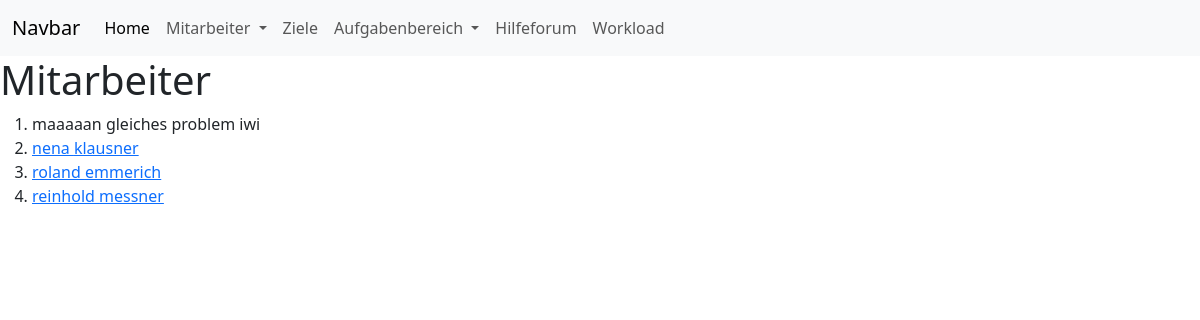
/alle_mitarbeiter/, run on an earlier commit of the app's database.
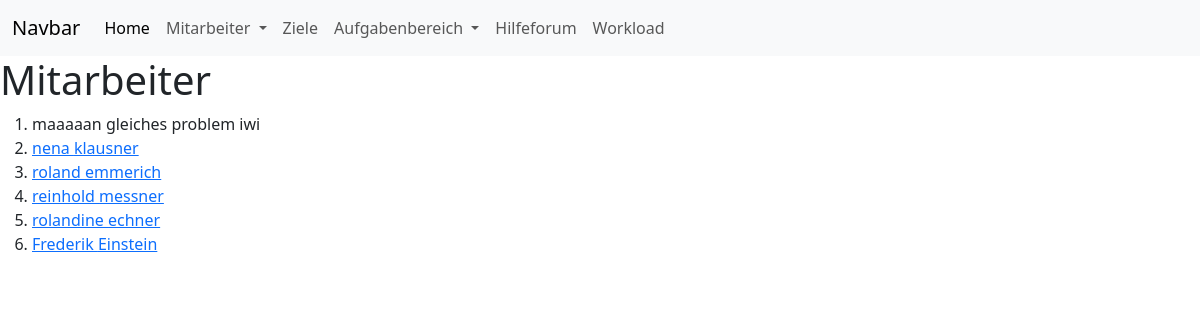
And on a later commit of the database.
### mitarbeiter/models.py (models this page shows, shortened)
class Mitarbeiter(models.Model):
    vorname = models.CharField(max_length=30)
    nachname = models.CharField(max_length=30)
    profilbild = models.ImageField(upload_to='images/')  # 'images/' is the upload directory --> in settings.py muss dafür MEDIA_ROOT und MEDIA_URL angelegt werden --> außerdem muss dafür pillow zur venv heruntergeladen werden = eine library, die image processing capabilities bietet

### mitarbeiter/views.py (the view)
# urls.py: path('', include('mitarbeiter.urls')),
def mitarbeiter(request):
    alle_mitarbeiter = Mitarbeiter.objects.all().values()           #Objekt mit allen Werten des Member-models wird erstellt
    context = {
        'alle_mitarbeiter' : alle_mitarbeiter,
    }
    return render(request,'alle_mitarbeiter.html', context)

### mitarbeiter/templates/alle_mitarbeiter.html (shortened to what this page needs)
<!DOCTYPE html>
<html lang="en">
<head>
    {% load bootstrap5 %}
    {% bootstrap_css %}
</head>
<body>
<nav class="navbar navbar-expand-lg bg-body-tertiary">
  <div class="container-fluid">
    <a class="navbar-brand" href="#">Navbar</a>
    <div class="collapse navbar-collapse" id="navbarNavDropdown">
      <ul class="navbar-nav">
        <li class="nav-item">
          <a class="nav-link active" aria-current="page" href="#">Home</a>
        </li>
        <li class="nav-item dropdown">
          <a class="nav-link dropdown-toggle" href="#" role="button" data-bs-toggle="dropdown" aria-expanded="false">
            Mitarbeiter
          </a>
        <li class="nav-item">
          <a class="nav-link" href="#">Ziele</a>
        </li>
        <li class="nav-item dropdown">
          <a class="nav-link dropdown-toggle" href="#" role="button" data-bs-toggle="dropdown" aria-expanded="false">
            Aufgabenbereich
          </a>
            </li>
          </ul>
          <li class="nav-item">
            <a class="nav-link" href="#">Hilfeforum</a>
          </li>
        <li class="nav-item">
          <a class="nav-link" href="#">Workload</a>
        </li>
    </div>
  </div>
</nav>
<h1>Mitarbeiter</h1>
<ol>
  <li>maaaaan gleiches problem iwi</li>
    {% for x in alle_mitarbeiter %}
      <li><a href="details/{{ x.id }}">{{ x.vorname }} {{ x.nachname }}</a></li>
    {% endfor %}
  </ol>
</body>
</html>

What changed in the data, as far as the page shows it:
added Mitarbeiter: vorname "rolandine", nachname "echner"
added Mitarbeiter: vorname "Frederik", nachname "Einstein"
